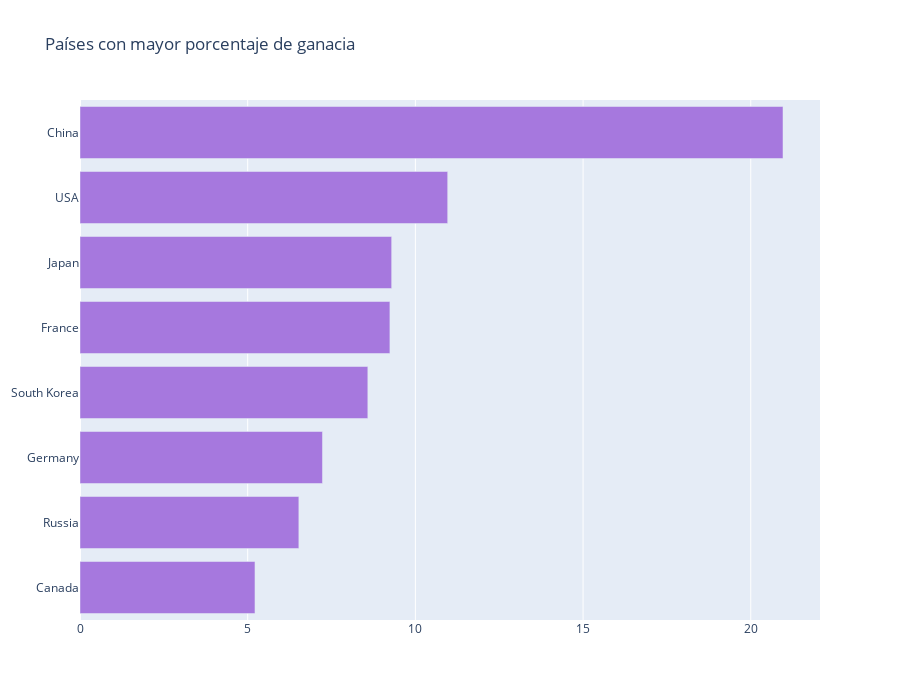

Notebook cell for this chart:
### Code cell
country_codes = {'afghanistan': 'AFG',
 'albania': 'ALB',
 'algeria': 'DZA',
 'american samoa': 'ASM',
 'andorra': 'AND',
 'angola': 'AGO',
 'anguilla': 'AIA',
 'antigua and barbuda': 'ATG',
 'argentina': 'ARG',
 'armenia': 'ARM',
 'aruba': 'ABW',
 'australia': 'AUS',
 'austria': 'AUT',
 'azerbaijan': 'AZE',
 'bahamas': 'BHM',
 'bahrain': 'BHR',
 'bangladesh': 'BGD',
 'barbados': 'BRB',
 'belarus': 'BLR',
 'belgium': 'BEL',
 'belize': 'BLZ',
 'benin': 'BEN',
 'bermuda': 'BMU',
 'bhutan': 'BTN',
 'bolivia': 'BOL',
 'bosnia and herzegovina': 'BIH',
 'botswana': 'BWA',
 'brazil': 'BRA',
 'british virgin islands': 'VGB',
 'brunei': 'BRN',
 'bulgaria': 'BGR',
 'burkina faso': 'BFA',
 'burma': 'MMR',
 'burundi': 'BDI',
 'cabo verde': 'CPV',
 'cambodia': 'KHM',
 'cameroon': 'CMR',
 'canada': 'CAN',
 'cayman islands': 'CYM',
 'central african republic': 'CAF',
 'chad': 'TCD',
 'chile': 'CHL',
 'china': 'CHN',
 'colombia': 'COL',
 'comoros': 'COM',
 'congo democratic': 'COD',
 'Congo republic': 'COG',
 'cook islands': 'COK',
 'costa rica': 'CRI',
 "cote d'ivoire": 'CIV',
 'croatia': 'HRV',
 'cuba': 'CUB',
 'curacao': 'CUW',
 'cyprus': 'CYP',
 'czech republic': 'CZE',
 'denmark': 'DNK',
 'djibouti': 'DJI',
 'dominica': 'DMA',
 'dominican republic': 'DOM',
 'ecuador': 'ECU',
 'egypt': 'EGY',
 'el salvador': 'SLV',
 'equatorial guinea': 'GNQ',
 'eritrea': 'ERI',
 'estonia': 'EST',
 'ethiopia': 'ETH',
 'falkland islands': 'FLK',
 'faroe islands': 'FRO',
 'fiji': 'FJI',
 'finland': 'FIN',
 'france': 'FRA',
 'french polynesia': 'PYF',
 'gabon': 'GAB',
 'gambia, the': 'GMB',
 'georgia': 'GEO',
 'germany': 'DEU',
 'ghana': 'GHA',
 'gibraltar': 'GIB',
 'greece': 'GRC',
 'greenland': 'GRL',
 'grenada': 'GRD',
 'guam': 'GUM',
 'guatemala': 'GTM',
 'guernsey': 'GGY',
 'guinea-bissau': 'GNB',
 'guinea': 'GIN',
 'guyana': 'GUY',
 'haiti': 'HTI',
 'honduras': 'HND',
 'hong kong': 'HKG',
 'hungary': 'HUN',
 'iceland': 'ISL',
 'india': 'IND',
 'indonesia': 'IDN',
 'iran': 'IRN',
 'iraq': 'IRQ',
 'ireland': 'IRL',
 'isle of man': 'IMN',
 'israel': 'ISR',
 'italy': 'ITA',
 'jamaica': 'JAM',
 'japan': 'JPN',
 'jersey': 'JEY',
 'jordan': 'JOR',
 'kazakhstan': 'KAZ',
 'kenya': 'KEN',
 'kiribati': 'KIR',
 'north korea': 'PRK',
 'south korea': 'KOR',
 'kosovo': 'KSV',
 'kuwait': 'KWT',
 'kyrgyzstan': 'KGZ',
 'laos': 'LAO',
 'latvia': 'LVA',
 'lebanon': 'LBN',
 'lesotho': 'LSO',
 'liberia': 'LBR',
 'libya': 'LBY',
 'liechtenstein': 'LIE',
 'lithuania': 'LTU',
 'luxembourg': 'LUX',
 'macau': 'MAC',
 'macedonia': 'MKD',
 'madagascar': 'MDG',
 'malawi': 'MWI',
 'malaysia': 'MYS',
 'maldives': 'MDV',
 'mali': 'MLI',
 'malta': 'MLT',
 'marshall islands': 'MHL',
 'mauritania': 'MRT',
 'mauritius': 'MUS',
 'mexico': 'MEX',
 'micronesia': 'FSM',
 'moldova': 'MDA',
 'monaco': 'MCO',
 'mongolia': 'MNG',
 'montenegro': 'MNE',
 'morocco': 'MAR',
 'mozambique': 'MOZ',
 'namibia': 'NAM',
 'nepal': 'NPL',
 'netherlands': 'NLD',
 'new caledonia': 'NCL',
 'new zealand': 'NZL',
 'nicaragua': 'NIC',
 'nigeria': 'NGA',
 'niger': 'NER',
 'niue': 'NIU',
 'northern mariana islands': 'MNP',
 'norway': 'NOR',
 'oman': 'OMN',
 'pakistan': 'PAK',
 'palau': 'PLW',
 'panama': 'PAN',
 'papua new guinea': 'PNG',
 'paraguay': 'PRY',
 'peru': 'PER',
 'philippines': 'PHL',
 'poland': 'POL',
 'portugal': 'PRT',
 'puerto rico': 'PRI',
 'qatar': 'QAT',
 'romania': 'ROU',
 'russia': 'RUS',
 'rwanda': 'RWA',
 'saint kitts and nevis': 'KNA',
 'saint lucia': 'LCA',
 'saint martin': 'MAF',
 'saint pierre and miquelon': 'SPM',
 'saint vincent and the grenadines': 'VCT',
 'samoa': 'WSM',
 'san marino': 'SMR',
 'sao tome and principe': 'STP',
 'saudi arabia': 'SAU',
 'senegal': 'SEN',
 'serbia': 'SRB',
 'seychelles': 'SYC',
 'sierra leone': 'SLE',
 'singapore': 'SGP',
 'sint maarten': 'SXM',
 'slovakia': 'SVK',
 'slovenia': 'SVN',
 'solomon islands': 'SLB',
 'somalia': 'SOM',
 'south africa': 'ZAF',
 'south sudan': 'SSD',
 'spain': 'ESP',
 'sri lanka': 'LKA',
 'sudan': 'SDN',
 'suriname': 'SUR',
 'swaziland': 'SWZ',
 'sweden': 'SWE',
 'switzerland': 'CHE',
 'syria': 'SYR',
 'taiwan': 'TWN',
 'tajikistan': 'TJK',
 'tanzania': 'TZA',
 'thailand': 'THA',
 'timor-leste': 'TLS',
 'togo': 'TGO',
 'tonga': 'TON',
 'trinidad and tobago': 'TTO',
 'tunisia': 'TUN',
 'turkey': 'TUR',
 'turkmenistan': 'TKM',
 'tuvalu': 'TUV',
 'uganda': 'UGA',
 'ukraine': 'UKR',
 'united arab emirates': 'ARE',
 'united kingdom': 'GBR',
 'united states': 'USA',
 'uruguay': 'URY',
 'uzbekistan': 'UZB',
 'vanuatu': 'VUT',
 'venezuela': 'VEN',
 'vietnam': 'VNM',
 'virgin islands': 'VGB',
 'west bank': 'WBG',
 'yemen': 'YEM',
 'zambia': 'ZMB',
 'zimbabwe': 'ZWE'}

## countries 
from collections import Counter
colorscale = ["#f7fbff", "#ebf3fb", "#deebf7", "#d2e3f3", "#c6dbef", "#b3d2e9", "#9ecae1",
    "#85bcdb", "#6baed6", "#57a0ce", "#4292c6", "#3082be", "#2171b5", "#1361a9",
    "#08519c", "#0b4083", "#08306b"
]
    
def geoplot(ddf):
    """country_with_code, country = {}, {}
    shows_countries = ", ".join(ddf['origin'].dropna()).split(", ")
    for c,v in dict(Counter(shows_countries)).items():
        code = ""
        if c.lower() in country_codes:
            code = country_codes[c.lower()]
        country_with_code[code] = v
        country[c] = v"""
    
    country_with_code, country = {}, {}
    shows_countries = ", ".join(res['origin'].dropna()).split(", ")
    shows_perc = res['percent'].tolist()
    i = 0
    for c in shows_countries:
        code = ""
        if c.lower() in country_codes:
            code = country_codes[c.lower()]
        country_with_code[code] = shows_perc[i]
        country[c] = shows_perc[i]
        i+=1
    

    data = [dict(
            type = 'choropleth',
            locations = list(country_with_code.keys()),
            z = list(country_with_code.values()),
            colorscale = [[0,"rgb(5, 10, 172)"],[0.65,"rgb(40, 60, 190)"],[0.75,"rgb(70, 100, 245)"],\
                        [0.80,"rgb(90, 120, 245)"],[0.9,"rgb(106, 137, 247)"],[1,"rgb(220, 220, 220)"]],
            autocolorscale = False,
            reversescale = True,
            marker = dict(
                line = dict (
                    color = 'gray',
                    width = 0.5
                ) ),
            colorbar = dict(
                autotick = False,
                title = ''),
          ) ]

    layout = dict(
        title = '',
        geo = dict(
            showframe = False,
            showcoastlines = False,
            projection = dict(
                type = 'Mercator'
            )
        )
    )

    fig = dict( data=data, layout=layout )
    iplot( fig, validate=False, filename='d3-world-map' )
    return country

country_vals = geoplot(res)
#print(country_vals)
#tabs = Counter(country_vals).most_common(25)

country_vals_table = country_vals.items()

labels = [_[0] for _ in country_vals_table][::-1]
values = [_[1] for _ in country_vals_table][::-1]
trace1 = go.Bar(y=labels, x=values, orientation="h", name="", marker=dict(color="#a678de"))

data = [trace1]
layout = go.Layout(title="Países con mayor porcentaje de ganacia", height=700, legend=dict(x=0.1, y=1.1, orientation="h"))
fig = go.Figure(data, layout=layout)
fig.show()

### Figure 1 — Plotly figure (JSON) as saved in the notebook; plotly's stock layout.template omitted (floating-point values rounded to 4 significant figures)
{"data": [{"marker": {"color": "#a678de"}, "name": "", "orientation": "h", "type": "bar", "x": [5.217, 6.525, 7.229, 8.582, 9.24, 9.292, 10.96, 20.96], "y": ["Canada", "Russia", "Germany", "South Korea", "France", "Japan", "USA", "China"]}], "layout": {"height": 700, "legend": {"orientation": "h", "x": 0.1, "y": 1.1}, "title": {"text": "Países con mayor porcentaje de ganacia"}}}
